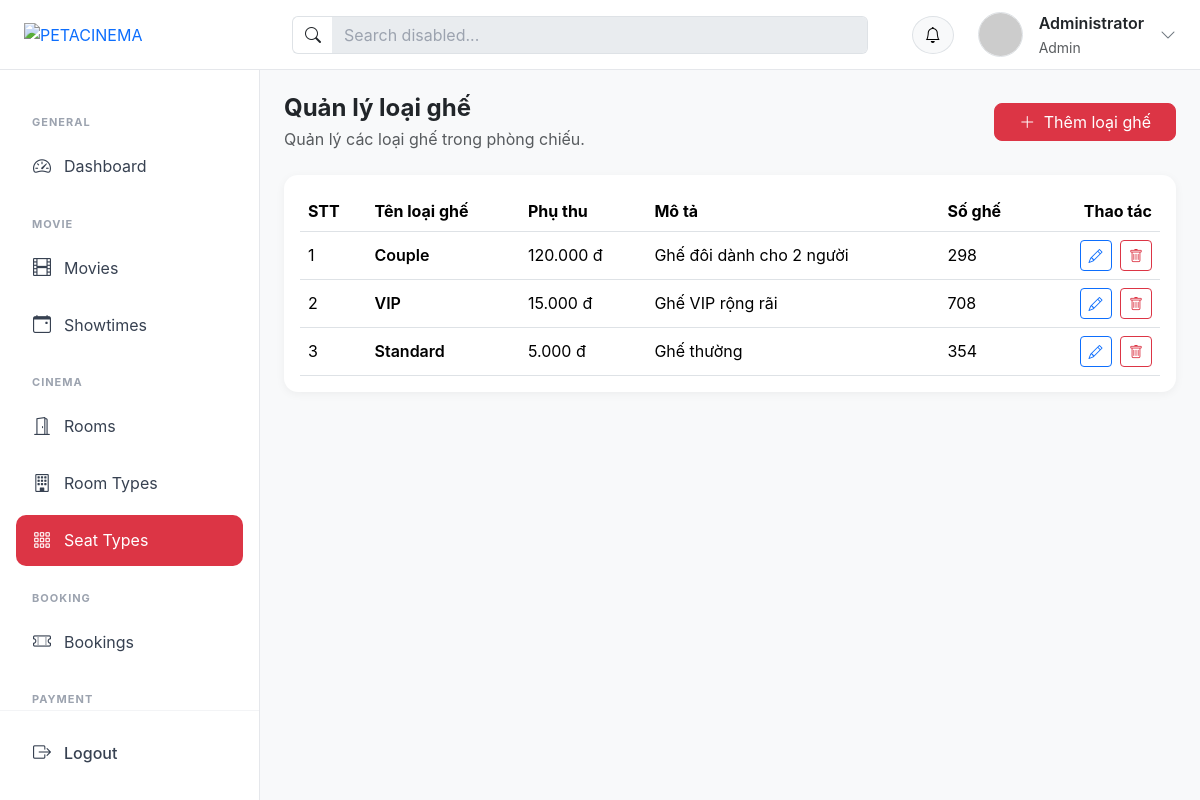
Screenshot of /?action=seat-types (signed in) with the database file from the repository.
### tables this page shows
CREATE TABLE `seat_types` (
  `id` int NOT NULL,
  `name` varchar(50) NOT NULL,
  `surcharge` decimal(10,2) DEFAULT '0.00',
  `description` text
);

### controllers/SeatTypeController.php (called while the page is built, shortened)
<?php
class SeatTypeController
{
    public $seatTypeModel;
    public function __construct()
    {
        $this->seatTypeModel = new SeatTypeModel();
    }
    public function list()
    {
        $listSeatType = $this->seatTypeModel->getAll();
        require_once PATH_VIEW . 'admin/layout/layout.php';
    }
}

### index.php (called while the page is built, shortened)
<?php
spl_autoload_register(function ($class) {
    $fileName = "$class.php";
    $fileModel              = PATH_MODEL . $fileName;
});
require_once './routes/index.php';

### models/BaseModel.php (called while the page is built, shortened)
<?php
class BaseModel
{
    public function __construct()
    {
        $dsn = sprintf('mysql:host=%s;port=%s;dbname=%s;charset=utf8', DB_HOST, DB_PORT, DB_NAME);
        try {
            $this->pdo = new PDO($dsn, DB_USERNAME, DB_PASSWORD, DB_OPTIONS);
        } catch (PDOException $e) {
            die("Kết nối cơ sở dữ liệu thất bại: {$e->getMessage()}. Vui lòng thử lại sau.");
        }
    }
}

### models/SeatTypeModel.php (called while the page is built, shortened)
<?php
class SeatTypeModel extends BaseModel
{
    public function getAll()
    {
        $sql = "SELECT seat_types.*,
                       (SELECT COUNT(*) FROM seats WHERE seats.seat_type_id = seat_types.id) AS total_seats
                FROM seat_types
                ORDER BY seat_types.id DESC";
        $stmt = $this->pdo->prepare($sql);
        $stmt->execute();
        return $stmt->fetchAll();
    }
}
?>

### views/admin/seat-types/list.php (the view, shortened to what this page needs)
<div class="d-flex justify-content-between align-items-center mb-1">
    <div>
        <h4 class="mb-1 fw-bold">Quản lý loại ghế</h4>
        <p class="text-muted mb-0">Quản lý các loại ghế trong phòng chiếu.</p>
    </div>
    <a href="?action=seatTypeAdd" class="btn btn-danger rounded-3 px-4">
        <i class="bi bi-plus-lg me-1"></i> Thêm loại ghế
    </a>
</div>
<div class="card mt-4">
    <div class="card-body p-3">
        <div class="table-responsive">
            <table class="table align-middle mb-0">
                <thead>
                <tr>
                    <th>STT</th>
                    <th>Tên loại ghế</th>
                    <th>Phụ thu</th>
                    <th>Mô tả</th>
                    <th>Số ghế</th>
                    <th class="text-end">Thao tác</th>
                </tr>
                </thead>
                <tbody>
                <?php
                $Stt=0;
                foreach ($listSeatType as $seatType):
                $Stt++;
                ?>
                    <tr>
                        <td><?= $Stt ?></td>
                        <td class="fw-semibold"><?= htmlspecialchars($seatType['name']) ?></td>
                        <td><?= number_format((float)$seatType['surcharge'], 0, ',', '.') ?> đ</td>
                        <td><?= htmlspecialchars($seatType['description'] ?? '') ?></td>
                        <td><?= (int)($seatType['total_seats'] ?? 0) ?></td>
                        <td class="text-end">
                            <a href="?action=seatTypeEdit&id=<?= $seatType['id'] ?>" class="btn btn-outline-primary btn-sm me-1">
                                <i class="bi bi-pencil"></i>
                            </a>
                            <a href="?action=seatTypeDelete&id=<?= $seatType['id'] ?>" class="btn btn-outline-danger btn-sm">
                                <i class="bi bi-trash"></i>
                            </a>
                        </td>
                    </tr>
                <?php endforeach; ?>
                </tbody>
            </table>
        </div>
    </div>
</div>

### assets/css/admin.css (style rules this page uses)
:root { --header-height: 70px; --sidebar-width: 260px; }
body { margin: 0; background: #f8f9fa; font-family: "Inter", -apple-system, BlinkMacSystemFont, "Segoe UI", Roboto, sans-serif; min-height: 100vh; }
.content .table-responsive { width: 100%; overflow-x: auto; }
.card { border: none; border-radius: 14px; box-shadow: 0 2px 10px rgba(0, 0, 0, 0.05); }

### rows the page displays
seat_types: name "Couple", surcharge "120.000", description "Ghế đôi dành cho 2 người", total_seats "298"
seat_types: name "VIP", surcharge "15.000", description "Ghế VIP rộng rãi", total_seats "708"
seat_types: name "Standard", surcharge "5.000", description "Ghế thường", total_seats "354"

### other values shown
$user['fullname'] "Administrator"
$user['role'] "Admin"
